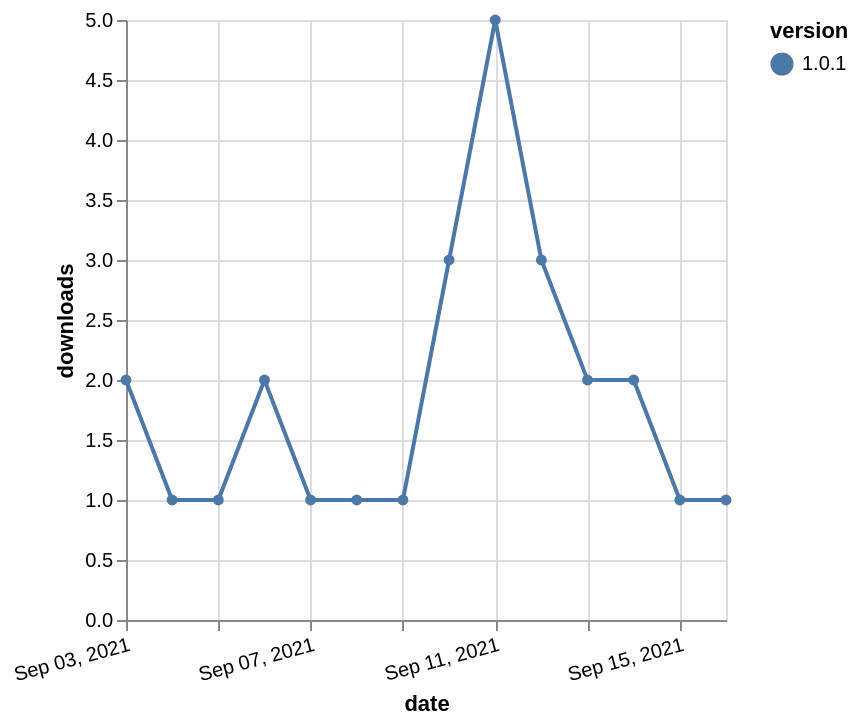

Write the Vega-Lite specification saved for this chart.
### Vega-Lite specification from a JSON file in a GitHub repository (floating-point values rounded to 4 significant figures)
{"$schema": "https://vega.github.io/schema/vega-lite/v5.json", "description": "A simple bar chart with embedded data.", "data": {"values": [{"date": "2021-09-03", "total": 114, "delta": 2, "version": "1.0.1"}, {"date": "2021-09-04", "total": 115, "delta": 1, "version": "1.0.1"}, {"date": "2021-09-05", "total": 116, "delta": 1, "version": "1.0.1"}, {"date": "2021-09-06", "total": 118, "delta": 2, "version": "1.0.1"}, {"date": "2021-09-07", "total": 119, "delta": 1, "version": "1.0.1"}, {"date": "2021-09-08", "total": 120, "delta": 1, "version": "1.0.1"}, {"date": "2021-09-09", "total": 121, "delta": 1, "version": "1.0.1"}, {"date": "2021-09-10", "total": 124, "delta": 3, "version": "1.0.1"}, {"date": "2021-09-11", "total": 129, "delta": 5, "version": "1.0.1"}, {"date": "2021-09-12", "total": 132, "delta": 3, "version": "1.0.1"}, {"date": "2021-09-13", "total": 134, "delta": 2, "version": "1.0.1"}, {"date": "2021-09-14", "total": 136, "delta": 2, "version": "1.0.1"}, {"date": "2021-09-15", "total": 137, "delta": 1, "version": "1.0.1"}, {"date": "2021-09-16", "total": 138, "delta": 1, "version": "1.0.1"}]}, "width": "container", "mark": {"type": "line", "point": {"filled": true}}, "encoding": {"x": {"field": "date", "type": "temporal", "timeUnit": "yearmonthdate", "title": "date", "axis": {"labelAngle": -15}}, "y": {"field": "delta", "type": "quantitative", "title": "downloads"}, "color": {"field": "version", "type": "nominal"}, "tooltip": {"field": "delta"}}}
